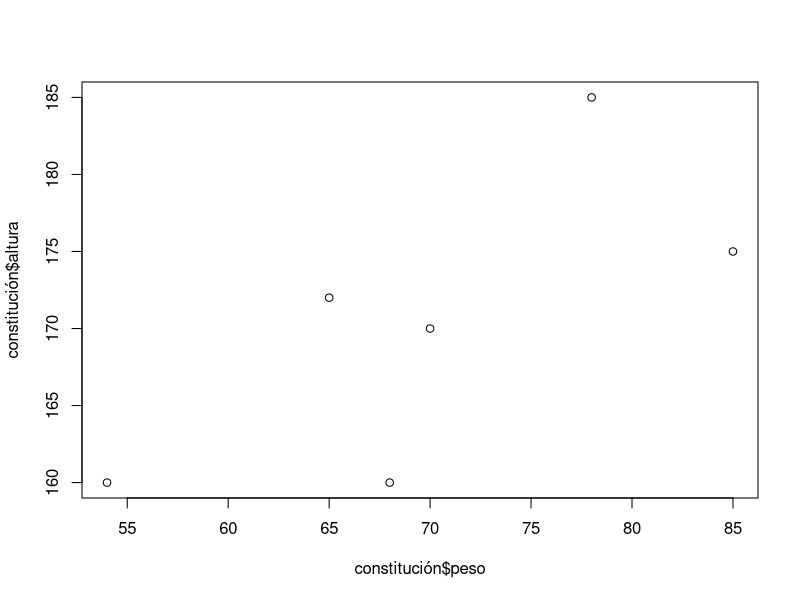
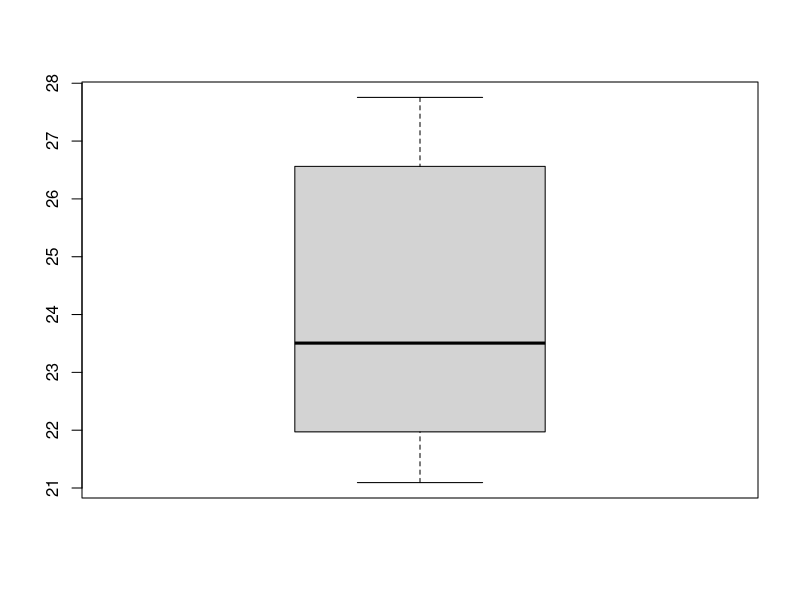

These figures' R source, in order:
## ---- chunk 1
constitución <- data.frame(peso = c(54, 70, 65, 
                                      78, 68, 85),
                           altura = c( 160, 170, 172,
                                    185, 160, 175))
## ---- chunk 2
mean(constitución$peso)
mean(constitución$altura)
## ---- chunk 3
plot(constitución$peso, constitución$altura)
## ---- chunk 4
constitución$IMC = constitución$peso / ((constitución$altura /100)^2)
## ---- chunk 5
boxplot(constitución$IMC)
